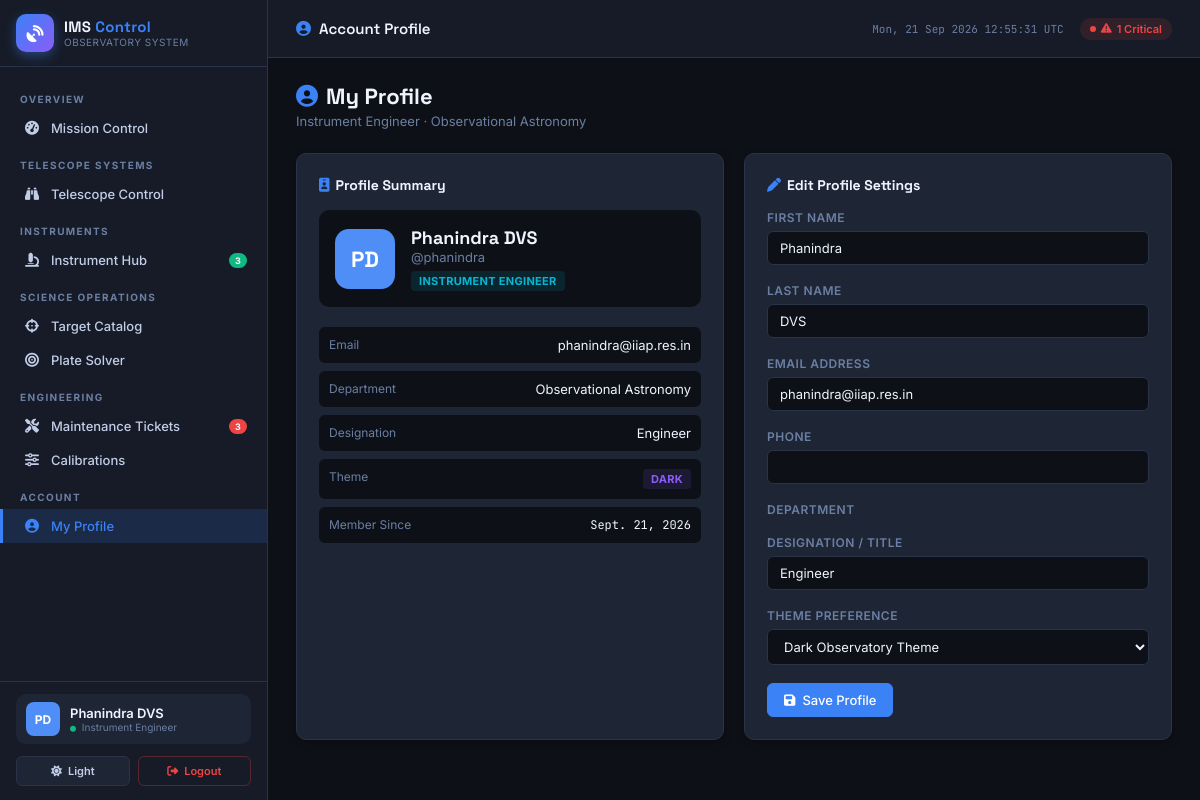
Before: /accounts/profile/ (signed in) with the older database file.
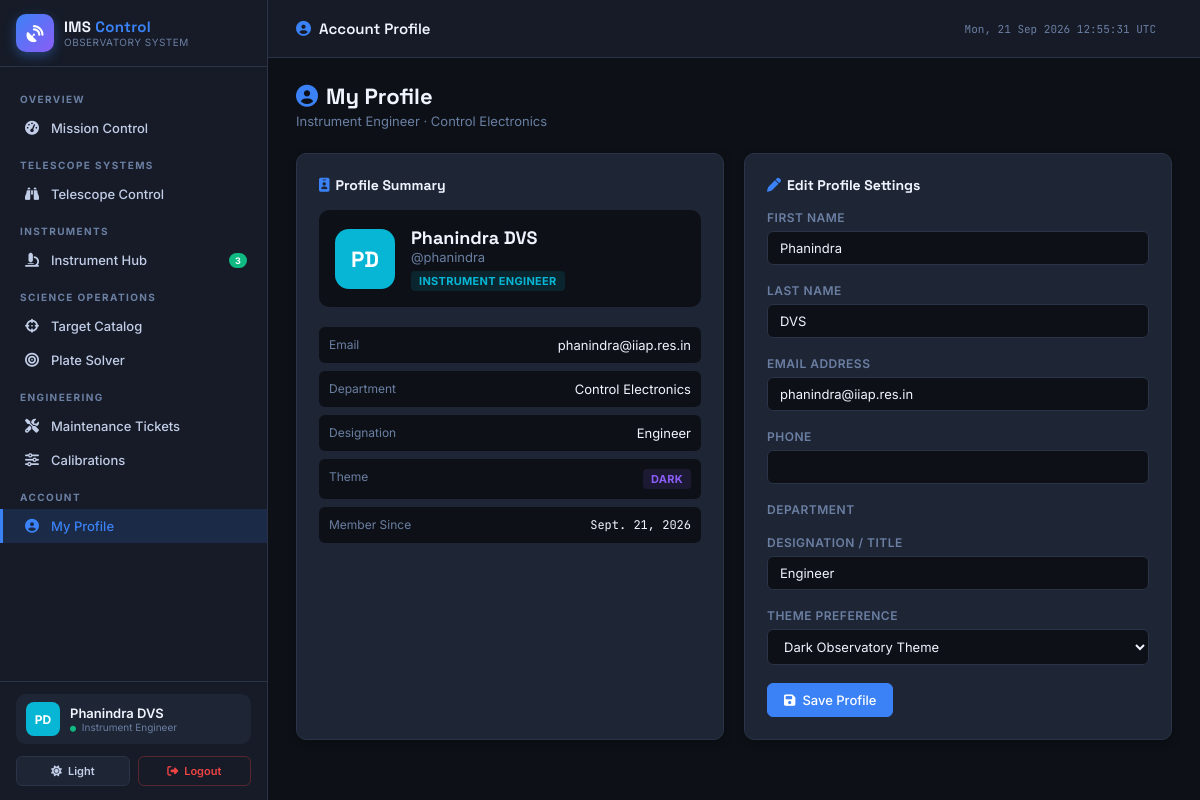
After: the same page with the newer database file.
### accounts/models.py (models this page shows, shortened)
class User(AbstractUser):
    ROLE_ADMIN = 'admin'
    ROLE_ENGINEER = 'engineer'
    ROLE_OBSERVER = 'observer'
    ROLE_CHOICES = [
        (ROLE_ADMIN, 'Observatory Admin'),
        (ROLE_ENGINEER, 'Instrument Engineer'),
        (ROLE_OBSERVER, 'Astronomical Observer'),
    ]
    DEPARTMENT_CHOICES = [
        ('optics', 'Optics & Instrumentation'),
        ('electronics', 'Control Electronics'),
        ('software', 'Software & Telemetry'),
        ('astronomy', 'Observational Astronomy'),
        ('operations', 'Site Operations'),
    ]
    role = models.CharField(
        max_length=20, choices=ROLE_CHOICES, default=ROLE_OBSERVER,
        help_text="Primary functional role in the observatory system."
    )
    department = models.CharField(
        max_length=30, choices=DEPARTMENT_CHOICES, default='astronomy'
    )
    designation = models.CharField(max_length=100, blank=True, help_text="Job title or academic rank.")
    phone = models.CharField(max_length=20, blank=True)
    avatar_color = models.CharField(max_length=7, default="#4f8ef7")
    theme_preference = models.CharField(
        max_length=10,
        choices=[('dark', 'Dark Observatory Theme'), ('light', 'Light Theme')],
        default='dark'
    )
    assigned_telescopes = models.ManyToManyField(
        'telescopes.Telescope',
        blank=True,
        related_name='assigned_observers',
        help_text="Telescopes this observer is authorized to view and control."
    )
    created_at = models.DateTimeField(auto_now_add=True)
    updated_at = models.DateTimeField(auto_now=True)
    class Meta:
        verbose_name = "User"
        verbose_name_plural = "Users"
        ordering = ["username"]
    @property
    def is_admin(self):
        return self.role == self.ROLE_ADMIN or self.is_superuser
    @property
    def display_name(self):
        return self.get_full_name() or self.username
    @property
    def initials(self):
        name = self.get_full_name()
        if name:
            parts = name.split()
            return "".join(p[0].upper() for p in parts[:2])
        return self.username[:2].upper()

### accounts/views.py (the view)
# urls.py: path('profile/', views.profile_view, name='profile'),
@login_required
def profile_view(request):
    if request.method == 'POST':
        form = UserProfileForm(request.POST, instance=request.user)
        if form.is_valid():
            form.save()
            messages.success(request, "Your profile settings have been updated.")
            return redirect('accounts:profile')
    else:
        form = UserProfileForm(instance=request.user)
    return render(request, 'accounts/profile.html', {'form': form, 'user_obj': request.user})

### accounts/forms.py
class UserProfileForm(forms.ModelForm):
    class Meta:
        model = User
        fields = ('first_name', 'last_name', 'email', 'phone', 'designation', 'theme_preference')
        widgets = {
            'first_name': forms.TextInput(attrs={'class': 'form-control'}),
            'last_name': forms.TextInput(attrs={'class': 'form-control'}),
            'email': forms.EmailInput(attrs={'class': 'form-control'}),
            'phone': forms.TextInput(attrs={'class': 'form-control'}),
            'designation': forms.TextInput(attrs={'class': 'form-control'}),
            'theme_preference': forms.Select(attrs={'class': 'form-select'}),
        }

### templates/accounts/profile.html (shortened to what the changed rows need)
{% extends 'base.html' %}
{% block content %}
<div class="page-header">
    <div>
        <h1 class="page-title"><i class="fas fa-circle-user"></i>My Profile</h1>
        <p class="page-subtitle">{{ user.get_role_display }} · {{ user.get_department_display }}</p>
    </div>
</div>
<div class="grid grid-2" style="gap:20px;">
    <div class="card">
        <div style="display:flex;align-items:center;gap:16px;margin-bottom:20px;padding:16px;background:var(--bg-primary);border-radius:var(--radius);">
            <div style="width:60px;height:60px;border-radius:14px;background:{{ user.avatar_color }};display:flex;align-items:center;justify-content:center;font-size:22px;font-weight:800;color:#fff;font-family:'Space Grotesk',sans-serif;flex-shrink:0;">
                {{ user.initials }}
            </div>
            <div>
                <div style="font-family:'Space Grotesk',sans-serif;font-size:18px;font-weight:700;color:var(--text-primary);">{{ user.display_name }}</div>
                <div style="font-size:13px;color:var(--text-muted);">@{{ user.username }}</div>
                <div style="margin-top:6px;">
                    <span class="badge {% if user.role == 'admin' %}badge-purple{% elif user.role == 'engineer' %}badge-cyan{% else %}badge-blue{% endif %}">{{ user.get_role_display }}</span>
                </div>
            </div>
        </div>
        <div style="display:flex;flex-direction:column;gap:8px;">
            <div style="display:flex;justify-content:space-between;padding:10px;background:var(--bg-primary);border-radius:var(--radius-sm);">
                <span style="font-size:12px;color:var(--text-muted);">Email</span>
                <span style="font-size:13px;color:var(--text-primary);">{{ user.email|default:"Not set" }}</span>
            </div>
            <div style="display:flex;justify-content:space-between;padding:10px;background:var(--bg-primary);border-radius:var(--radius-sm);">
                <span style="font-size:12px;color:var(--text-muted);">Department</span>
                <span style="font-size:13px;color:var(--text-primary);">{{ user.get_department_display }}</span>
            </div>
            <div style="display:flex;justify-content:space-between;padding:10px;background:var(--bg-primary);border-radius:var(--radius-sm);">
                <span style="font-size:12px;color:var(--text-muted);">Designation</span>
                <span style="font-size:13px;color:var(--text-primary);">{{ user.designation|default:"Not set" }}</span>
            </div>
            <div style="display:flex;justify-content:space-between;padding:10px;background:var(--bg-primary);border-radius:var(--radius-sm);">
                <span style="font-size:12px;color:var(--text-muted);">Theme</span>
                <span class="badge {% if user.theme_preference == 'dark' %}badge-purple{% else %}badge-yellow{% endif %}">{{ user.theme_preference|title }}</span>
            </div>
            <div style="display:flex;justify-content:space-between;padding:10px;background:var(--bg-primary);border-radius:var(--radius-sm);">
                <span style="font-size:12px;color:var(--text-muted);">Member Since</span>
                <span class="mono" style="font-size:12px;color:var(--text-primary);">{{ user.date_joined|date:"N j, Y" }}</span>
            </div>
        </div>
    </div>
    <div class="card">
        <form method="post">
            <div class="form-group"><label class="form-label">First Name</label>{{ form.first_name }}</div>
            <div class="form-group"><label class="form-label">Last Name</label>{{ form.last_name }}</div>
            <div class="form-group"><label class="form-label">Email Address</label>{{ form.email }}</div>
            <div class="form-group"><label class="form-label">Phone</label>{{ form.phone }}</div>
            <div class="form-group"><label class="form-label">Designation / Title</label>{{ form.designation }}</div>
            <div class="form-group"><label class="form-label">Theme Preference</label>{{ form.theme_preference }}</div>
        </form>
    </div>
</div>
{% endblock %}

### templates/base.html (shortened to what the changed rows need)
<!DOCTYPE html>
<html lang="en" data-theme="{% if user.is_authenticated %}{{ user.theme_preference|default:'dark' }}{% else %}dark{% endif %}">
<head>
    {% load static %}
    <link rel="stylesheet" href="https://cdnjs.cloudflare.com/ajax/libs/font-awesome/6.5.0/css/all.min.css">
</head>
<body>
<nav class="sidebar">
    <nav class="sidebar-nav">
        <a href="{% url 'maintenance:ticket_list' %}" class="nav-item {% block nav_tickets %}{% endblock %}">
            <i class="fas fa-screwdriver-wrench"></i> Maintenance Tickets
            {% if open_tickets %}<span class="nav-badge {% if critical_tickets %}{% else %}yellow{% endif %}">{{ open_tickets }}</span>{% endif %}
        </a>
    </nav>
    <div class="sidebar-user">
        <div class="user-card">
            <div class="user-avatar" style="background: {{ user.avatar_color|default:'#3b82f6' }}">
                {{ user.initials }}
            </div>
            <div style="flex:1; min-width:0;">
                <div class="user-name">{{ user.display_name }}</div>
                <div class="user-role-badge">
                    <i class="fas fa-circle" style="font-size:6px; color:var(--green); margin-right:3px;"></i>
                    {{ user.get_role_display }}
                </div>
            </div>
        </div>
    </div>
</nav>
<div class="main-content">
    <header class="topbar">
        <div class="topbar-actions">
            {% if critical_tickets %}
            <span class="status-pill fault"><i class="fas fa-triangle-exclamation"></i> {{ critical_tickets }} Critical</span>
            {% endif %}
        </div>
    </header>
    <main class="page-body">
        {% block content %}{% endblock %}
    </main>
</div>
</body>
</html>

Changed rows visible on the page:
changed User "PD": avatar_color "#4f8ef7" → "#06b6d4" (drawn); department "Observational Astronomy" → "Control Electronics"
Other visible differences:
{{ open_tickets }}: "3" → (not shown)
{{ critical_tickets }}: "1" → (not shown)
text no longer shown: "Critical"
